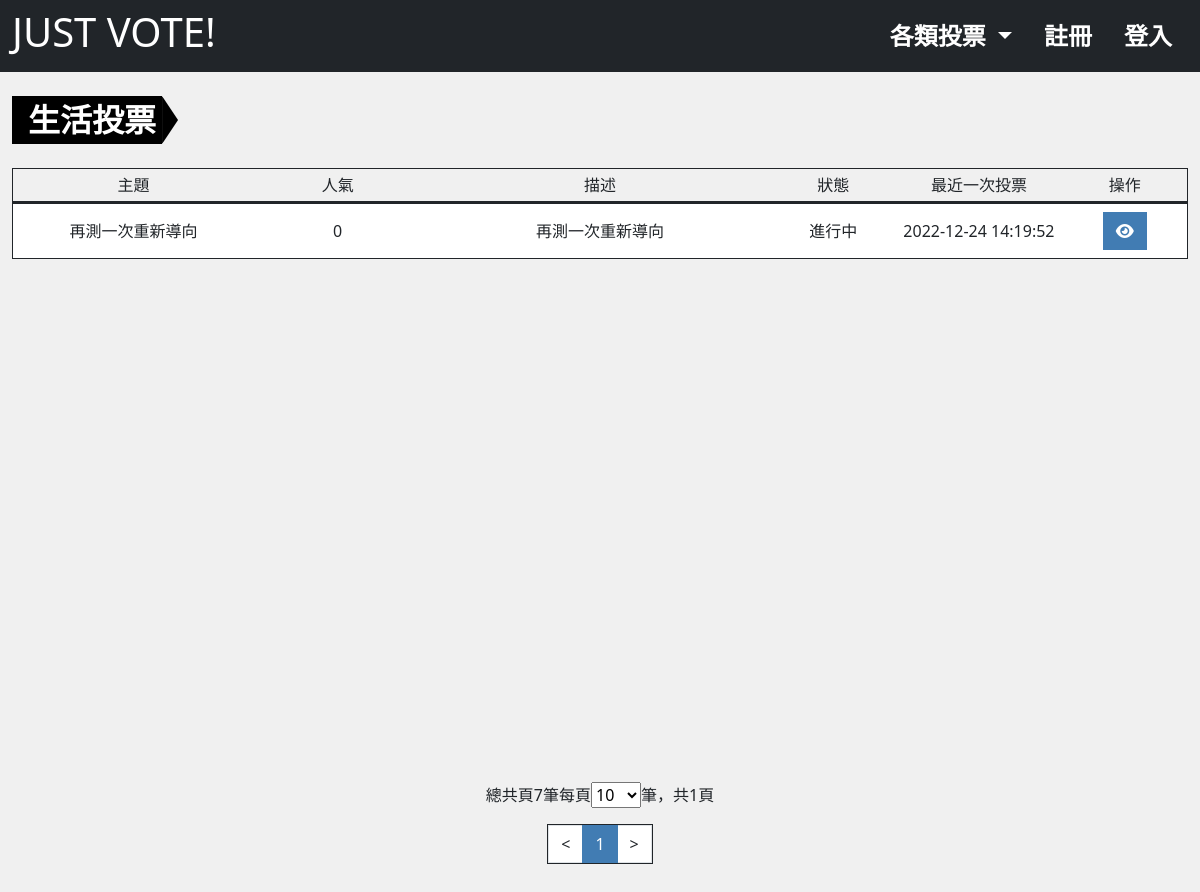
/?do=category_list&category=1, run on an earlier commit of the app's database.
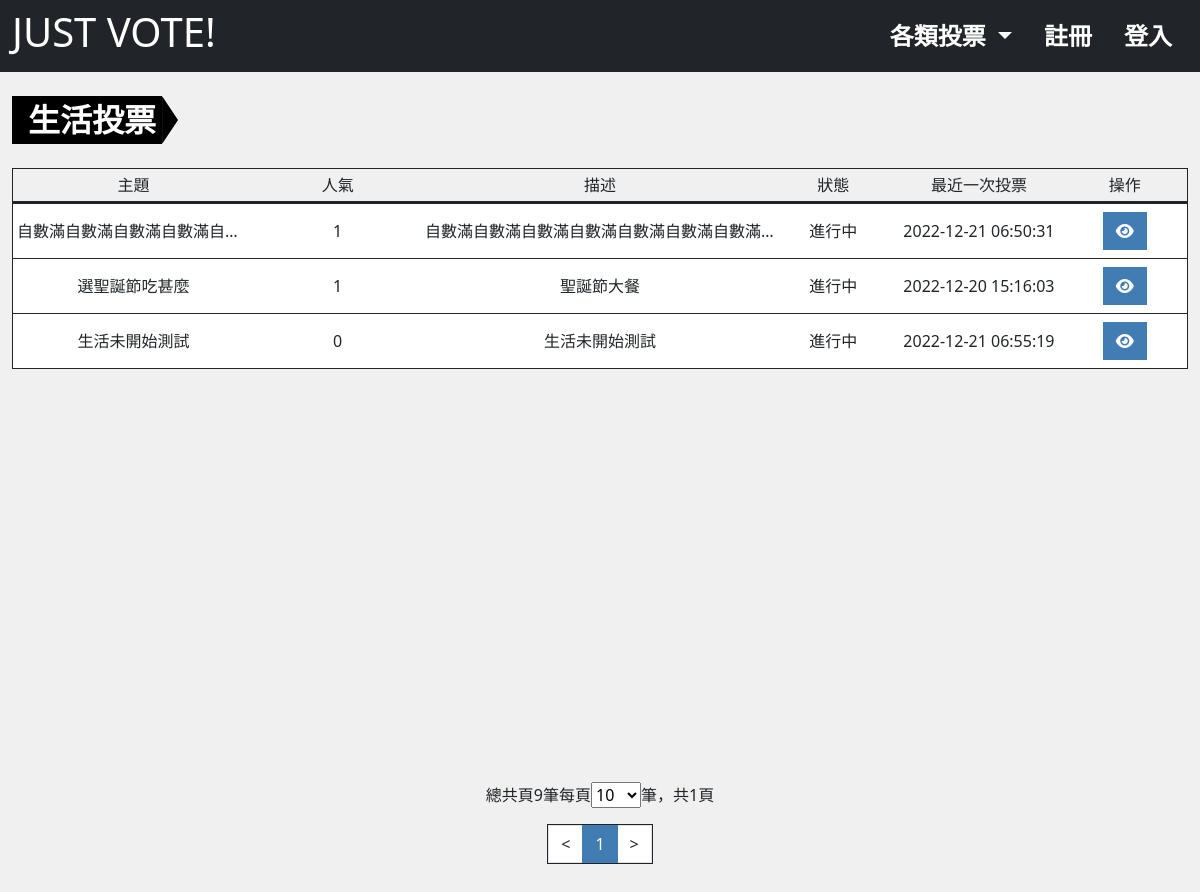
And on a later commit of the database.
### tables this page shows
CREATE TABLE `projectvote_subject_category` (
  `id` int(10) UNSIGNED NOT NULL,
  `category` varchar(32) NOT NULL
);

CREATE TABLE `projectvote_subject` (
  `id` int(10) UNSIGNED NOT NULL,
  `title` varchar(64) NOT NULL COMMENT '投票主題',
  `description` text DEFAULT NULL COMMENT '描述',
  `type` tinyint(3) UNSIGNED NOT NULL DEFAULT 0 COMMENT '投票類型',
  `vote` int(10) NOT NULL DEFAULT 0 COMMENT '被投票次數',
  `private` tinyint(1) NOT NULL DEFAULT 0 COMMENT '是否為私人投票',
  `category_id` int(10) UNSIGNED NOT NULL,
  `start_time` timestamp NOT NULL DEFAULT current_timestamp() COMMENT '開始時間',
  `end_time` timestamp NULL DEFAULT NULL COMMENT '結束時間',
  `created_at` timestamp NOT NULL DEFAULT current_timestamp(),
  `update_at` timestamp NOT NULL DEFAULT current_timestamp() ON UPDATE current_timestamp(),
  `check_num` int(10) UNSIGNED NOT NULL
);

### db/base.php (called while the page is built, shortened)
<?php
$db = "mysql:local=localhost;charset=utf8;dbname=vote;";
$pdo = new PDO($db,"root","");
function all($table,...$args){
    global $pdo;
    $sql = "SELECT * FROM `$table`";
    if(isset($args[0])){
        if(is_array($args[0])){
            $input = [];
            foreach ($args[0] as $key => $value){
                $input[]="`$key`='$value'";
            }
            $sql = $sql." WHERE ".join(' && ',$input);
        }else{
            $sql = $sql . $args[0];
        }
        if(isset($args[1])){
            $sql = $sql . $args[1];
        }
    }
    return $pdo->query($sql)->fetchAll(PDO::FETCH_ASSOC);
}
function find($table,$id){
    global $pdo;
    $sql = "SELECT * FROM  `$table`";
    if(is_array($id)){
        $input = [];
        foreach($id as $key => $value){
            $input[]="`$key`='$value'";
        }
        $sql = $sql ." WHERE ". join(" && ",$input);
    }else {
        $sql = $sql . "WHERE `id`='$id'";
    }
    return $pdo->query($sql)->fetch(PDO::FETCH_ASSOC);
}
function countSql($table,...$arg){
    global $pdo;
    $sql = "SELECT COUNT(*) FROM `$table`";
    $input=[];
    if(isset($arg[0])){
        foreach($arg[0] as $key => $value){
            $input[]="`$key` = '$value'";
        }
        $sql.=" WHERE ".join(" AND ",$input);
    }
    return $pdo->query($sql)->fetchColumn();
}
function replaceInput($action,$str){
    $action=strtolower($action);
    switch($action){
        case 'html':
            return preg_replace(['/</','/>/'], ['《','》'],$str);
        break;
    }
}
function dateCheck($startTime,$endTime){
    $now = strtotime('now');
    $startDate = strtotime($startTime);
    $endDate = strtotime($endTime);
    if($now>$startDate && $now<$endDate){
        return '進行中';
      }else if($now<$startDate){
        return '未開始';
      }else if($now>$endDate){
        return '已結束';
      }
}
?>

### front/category_list.php (the view, shortened to what this page needs)
<?php
include_once "./db/base.php";
$pageSetting = $_GET['pageSet']??10;
$pageRange = [10,30,50,100];
$pageActive = 1;
$pageStart = $pageActive - 1;
$date=date("Y-m-d H:i:s",strtotime('now'));
$surveyList = all('projectvote_subject',['category_id'=>$_GET['category']]," AND `private`='0' AND `start_time`<='$date' LIMIT $pageStart,$pageSetting");
$categoryName= find('projectvote_subject_category',$_GET['category'])['category'];
$surveyListRows = countSql('projectvote_subject',['category_id'=>$_GET['category']]," AND `private`='0' AND `start_time`<='$date'");
?>
<div class="container-xxl mt-4 pb-5">
    <div class="section-tag tag-lg mb-4"><?=$categoryName?>投票</div>
    <ul class="list-group list-group-container text-center ">
  <li class="list-group-item d-flex align-items-center bg-transparent border-bottom border-3 border-dark p-1" aria-current="true">
    <div class="w-20">主題</div>
    <div class="w-15">人氣</div>
    <div class="w-30">描述</div>
    <div class="w-10">狀態</div>
    <div class="w-15">最近一次投票</div>
    <div class="w-10">操作</div>
  </li>
  <?php
    if(!empty($surveyList)){
    foreach($surveyList as $survey){
    $dateStatus = dateCheck($survey['start_time'],$survey['end_time']);
    $title = replaceInput('html',$survey['title']);
    $description = replaceInput('html',$survey['description']);
    ?>
    <li class="list-group-item d-flex align-items-center border-bottom border-1 border-dark px-1">
    <div class="w-20 text-collapse"><?=$title?></div>
    <div class="w-15"><?=$survey['vote']?></div>
    <div class="w-30 text-collapse"><?=$description?></div>
    <div class="w-10"><?=$dateStatus?></div>
    <div class="w-15 fs-6 "><?=$survey['update_at']?></div>
    <div class="w-10">
      <?php
      echo "<a href='?do=survey_result&id={$survey['id']}' class='btn btn-main'><i class='fa-solid fa-eye'></i></a>";
      ?>
    </div>
  </li>
    <?php
    }
  }else{
    echo "<li class='list-group-item d-flex align-items-center border-bottom border-1 border-dark'>";
    echo "<div class='w-100'>此分類尚無投票!</div>";
    echo "</li>";
  }
  ?>
</ul>
<?php
if(!empty($surveyList)){
?>
<div class="page-control mx-auto w-fit-content py-4">
  <div class="page-list mb-3">
    <?php
    $pages = ceil($surveyListRows/$pageSetting);
    echo "總共頁{$surveyListRows}筆";
    echo "每頁";
    echo "<select name='pageSet' id='pageSet'>";
    foreach($pageRange as $range){
      if($range==$pageSetting){
        echo "<option value='$range' selected>$range</option>";
      }else{
        echo "<option value='$range'>$range</option>";
      }
    }
    echo "</select>筆，";
    echo "共{$pages}頁";
    ?>
</div>
<div class="pagination w-fit-content mx-auto border border-1 border-dark text-black">
<?php
$prevPage = $pageActive-1;
$nextPage = $pageActive+1;
$preDisable = '';
$nextDisable = '';
if($pages==1){
    $nextPage = $pages;
    $prevPage = $pages;
    $nextDisable = "disable";
    $preDisable = "disable";
}else if($pageActive==1){
    $prevPage = 1;
    $preDisable = "disable";
}else if($pageActive==$pages){
    $nextPage = $pages;
    $nextDisable = "disable";
}
$pagiRange =10;
if($pages>$pagiRange){
    if($pageActive > 5 && $pages-$pageActive>4){
        $pagiStart=$pageActive-4;
        $pagiFirstPage = "<li class='page-item'><a class='page-link text-dark' href='?do={$_GET['do']}&pageSet={$pageSetting}&page=1'>1</a></li>...";
        $pagiLastPage = "...<li class='page-item'><a class='page-link text-dark' href='?do={$_GET['do']}&pageSet={$pageSetting}&page={$pages}'>{$pages}</a></li>";
    }else if($pageActive > 5){
        $pagiStart=$pages-($pagiRange-2);
        $pagiFirstPage = "<li class='page-item'><a class='page-link text-dark' href='?do={$_GET['do']}&pageSet={$pageSetting}&page=1'>1</a></li>...";
        $pagiLastPage = '';
    }else{
        $pagiStart=1;
        $pagiFirstPage = "";
        $pagiLastPage = "...<li class='page-item'><a class='page-link text-dark' href='?do={$_GET['do']}&pageSet={$pageSetting}&page={$pages}'>{$pages}</a></li>";
    }
    $pageEnd = $pagiStart+($pagiRange-2);
}else{
    $pagiStart=1;
    $pageEnd = $pages;
}
echo "<li class='page-item $preDisable'><a class='page-link text-dark' href='?do={$_GET['do']}&pageSet={$pageSetting}&page={$prevPage}'><</a></li>";
for($i=$pagiStart;$i<=$pageEnd;$i++){
    if($i==$pageActive){
        echo "<li class='page-item active'><a class='page-link' href='?do={$_GET['do']}&pageSet={$pageSetting}&page={$i}'>{$i}</a></li>";
    }else{
        echo "<li class='page-item'><a class='page-link text-dark' href='?do={$_GET['do']}&pageSet={$pageSetting}&page={$i}'>{$i}</a></li>";
    }
}
echo "<li class='page-item $nextDisable'><a class='page-link text-dark' href='?do={$_GET['do']}&pageSet={$pageSetting}&page={$nextPage}'>></a></li>";
}
?>
</div>
</div>
</div>

### index.php (shortened to what this page needs)
<?php
include_once "./db/base.php";
?>
<!DOCTYPE html>
<html lang="en">
<head>
  <link rel="stylesheet" href="./style/bs-css/bootstrap.css">
  <link rel='stylesheet' href='https://cdnjs.cloudflare.com/ajax/libs/font-awesome/6.2.1/css/all.css'/>
  <link rel='stylesheet' href='https://cdnjs.cloudflare.com/ajax/libs/c3/0.7.20/c3.min.css'/>
  <link rel="stylesheet" href="./style/all.css">
</head>
<body>
  <?php
$do = $_GET['do'] ?? "main";
include "./layout/header.php";
$file = "./front/{$do}.php";
if (file_exists($file)) {
    include $file;
} else {
    include "./front/main.php";
}
?>
</body>
</html>

### layout/header.php (shortened to what this page needs)
<?php
include_once "./db/base.php";
?>
<header class="navbar navbar-dark bg-dark">
    <div class="container-xxl">
      <a href="index.php">
        <h1 class="text-white">JUST VOTE!</h1>
      </a>
      <ul class="nav ms-auto">
          <?php
          if(isset($_SESSION['user']) && $_SESSION['user']['level']!=0){
            if($do!='add_survey' && $do!='edit_survey'){
              ?>
            <li class="nav-item dropdown">
            <a class="nav-link dropdown-toggle" href="#" role="button" data-bs-toggle="dropdown" aria-expanded="false">
              各類投票
            </a>
            <ul class="dropdown-menu">
              <?php
              $categories =all('projectvote_subject_category');
              foreach($categories as $category){
                ?>
                <li><a class="dropdown-item" href="?do=category_list&category=<?=$category['id']?>"><?=$category['category']?></a></li>
                <?php
              }
          }
            ?>
          </ul>
        </li>
            <?php
          }else{
            if($do!='add_survey' && $do!='edit_survey'){
              ?>
            <li class="nav-item dropdown">
            <a class="nav-link dropdown-toggle" href="#" role="button" data-bs-toggle="dropdown" aria-expanded="false">
              各類投票
            </a>
                <?php
          }
            ?>
        </li>
            <?php
          }
          ?>
        <?php
        if(!isset($_SESSION['user'])){
          ?>
          <li class="nav-item">
            <a class="nav-link" href="?do=reg">註冊</a>
          </li>
        <li class="nav-item">
          <a class="nav-link" href="#" data-bs-toggle="modal" data-bs-target="#login">登入</a>
        </li>
          <?php
        }else if($_SESSION['user']['level']==0){
          ?>
          <li class="nav-item dropdown">
          <a class="nav-link dropdown-toggle" href="#" role="button" data-bs-toggle="dropdown" aria-expanded="false">
            管理功能
          </a>
          <ul class="dropdown-menu text-center">
            <li class="border-bottom border-1 border-dark fw-bold pb-2 mb-2"><?=$_SESSION['user']['name']?></li>
            <li><a class="dropdown-item" href="./admin.php">Dashboard</a></li>
            <li><a class="dropdown-item" href="./admin.php?do=daily_survey_list">每日投票</a></li>
            <li><a class="dropdown-item" href="./admin.php?do=admin_survey">一般投票</a></li>
            <?php
            if(stripos($_SERVER['PHP_SELF'],"index")==false){
              ?>
              <li><a class="dropdown-item" href="./index.php">切換至前台</a></li>
              <?php
            }else{
              ?>
              <li><a class="dropdown-item" href="./admin.php">切換至後台</a></li>
            <?php
            }
            ?>
            <li><a class="dropdown-item" href="./admin.php?do=member_center">個人資料</a></li>
            <li><a class="dropdown-item" href="./api/logout.php">登出</a></li>
          </ul>
        </li>
            <?php
        }
        ?>
      </ul>
    </div>
  </header>

### style/all.css (style rules this page uses)
:root { --main: rgb(65, 124, 179); --main-hover: rgb(157, 194, 228); --white: rgb(255, 255, 255); --white-opacity-9: rgb(255, 255, 255,.9); --black: rgb(0, 0, 0); --black-opacity-5: rgb(0, 0, 0,.8); --black-opacity-3: rgb(0, 0, 0,.3); --gray: #F0F0F0; --gray-opacity-8: rgb(240, 240, 240,.8); --gray-heavy: #cfcfcf; --sub: #8f8f8f; --section-height: max(30vh, 300px); --section-tag-fs:1.375rem; --section-tag-arrow:calc((var(--section-tag-fs) * 1.5) / 2); --section-tag-fs-lg:2rem; --section-tag-lg-arrow:calc((var(--section-tag-fs-lg) * 1.5) / 2); }
body { background-color: var(--gray); }
a { text-decoration: none; }
header .nav-link { color: var(--white); font-weight: 700; font-size: clamp(24px, 3vw, 16px); }
.btn { white-space: nowrap; }
.btn-main { color: var(--white); background-color: var(--main); }
ol, li { list-style: none; }
.section-tag { width: fit-content; position: relative; background-color: var(--black); font-size: var(--section-tag-fs); padding-left: 16px; padding-right: 6px; margin-bottom: 0; font-weight: 700; color: var(--white); line-height: 1.5; vertical-align: middle; }
.section-tag::after { content: ''; position: absolute; top: 0; right: -1.03rem; height: 100%; border-top: var(--section-tag-arrow) solid transparent; border-bottom: var(--section-tag-arrow) solid transparent; border-left: var(--section-tag-arrow) solid var(--black); }
.section-tag.tag-lg { font-size: var(--section-tag-fs-lg); }
.section-tag.tag-lg::after { content: ''; position: absolute; top: 0; right: calc(var(--section-tag-fs-lg) * -1); height: 100%; width: var(--section-tag-fs-lg); color: var(--black); clip-path: polygon(0 0,50% 50%,0% 100%); }
.btn, .card, .card-img-top, .list-group, .modal-content, .dropdown-menu, .input-group-text, .form-control, .pagination, .page-item:last-child .page-link, .page-item:first-child .page-link { border-radius: 0 ; }
.w-10 { width: 10%; }
.w-15 { width: 15%; }
.w-20 { width: 20%; }
.w-30 { width: 30%; }
.w-fit-content { width: fit-content; }
.text-collapse { overflow: hidden; white-space: nowrap; text-overflow: ellipsis; }
.list-group.list-group-container { min-height: 590px; }
.text-dark { color: var(--black); }
.page-item.active > .page-link { background-color: var(--main); border-color: var(--main); }

What changed in the data, as far as the page shows it:
removed projectvote_subject: title "再測一次重新導向", vote "0", description "再測一次重新導向", dateStatus "進行中", update_at "2022-12-24 14:19:52"
added projectvote_subject: title "自數滿自數滿自數滿自數滿自…", vote "1", description "自數滿自數滿自數滿自數滿自數滿自數滿自數滿…", dateStatus "進行中", update_at "2022-12-21 06:50:31"
now on this page (row edited): projectvote_subject: title "選聖誕節吃甚麼", vote "1", description "聖誕節大餐", dateStatus "進行中", update_at "2022-12-20 15:16:03"
now on this page (row edited): projectvote_subject: title "生活未開始測試", vote "0", description "生活未開始測試", dateStatus "進行中", update_at "2022-12-21 06:55:19"
Also different on the page:
$surveyListRows: "7" → "9"
